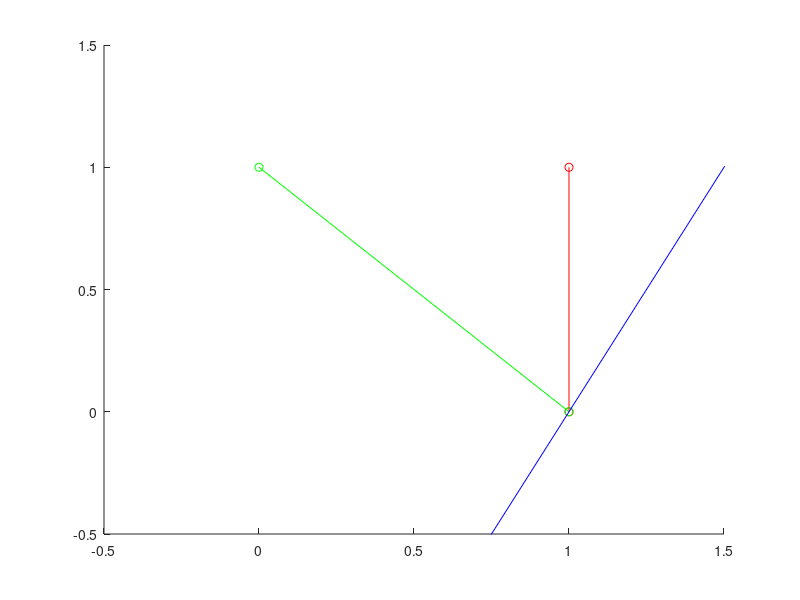

The MATLAB script that drew this image:
x1 = [1, 0;
      1, 1];
x2 = [0, 1;
      1, 0];
[m1,n1]=size(x1);    
[m2,n2]=size(x2);    
X1=double(ones(m1,n1+1));   
X2=double(ones(m2,n2+1));
X1(:,1:n1) = x1;
X2(:,1:n2) = x2;
X2 = - X2;
X = [X1; X2]; 
w = double([1,1,1]);                 
k=0;                         
p=1;          
n=0;                            
while ((n<4)&&(k<100))          
    i=mod(k,4)+1;    
    g= dot(X(i,:), w);
    if(g<=0)        
        w=w + p * X(i,:);        
        n=0;
    else
        n=n+1;
    end
    k=k+1;
end
scatter(x1(:,1),x1(:,2),'r');
hold on;
plot(x1(:,1),x1(:,2),'r');
hold on;
scatter(x2(:,1),x2(:,2),'g'); 
hold on;
plot(x2(:,1),x2(:,2),'g'); 
hold on;
line([0,2],[-w(3)/w(2), -(w(3)+2*w(1))/w(2)], 'Color', 'b');
axis([-0.5 1.5 -0.5 1.5]);